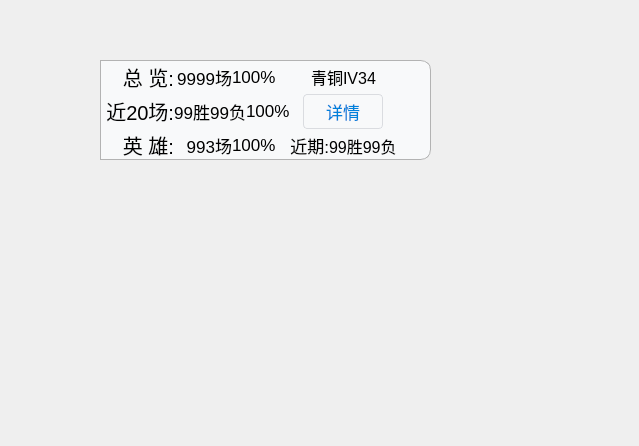
<?xml version="1.0" encoding="UTF-8"?>
<ui version="4.0">
 <class>form</class>
 <widget class="QWidget" name="form">
  <property name="geometry">
   <rect>
    <x>0</x>
    <y>0</y>
    <width>639</width>
    <height>446</height>
   </rect>
  </property>
  <property name="maximumSize">
   <size>
    <width>16777215</width>
    <height>100333</height>
   </size>
  </property>
  <property name="windowTitle">
   <string>Form</string>
  </property>
  <property name="styleSheet">
   <string notr="true"/>
  </property>
  <widget class="QWidget" name="summoner" native="true">
   <property name="geometry">
    <rect>
     <x>100</x>
     <y>60</y>
     <width>331</width>
     <height>100</height>
    </rect>
   </property>
   <property name="maximumSize">
    <size>
     <width>16777215</width>
     <height>100</height>
    </size>
   </property>
   <property name="styleSheet">
    <string notr="true">QWidget#summoner{
background-color:rgb(248, 249, 250);
border: 1px solid rgb(179, 179, 179) ;
border-style:solid;
border-bottom-right-radius:10px;
border-top-right-radius:10px;
}</string>
   </property>
   <widget class="QWidget" name="layoutWidget">
    <property name="geometry">
     <rect>
      <x>0</x>
      <y>0</y>
      <width>321</width>
      <height>102</height>
     </rect>
    </property>
    <layout class="QHBoxLayout" name="horizontalLayout_5">
     <property name="spacing">
      <number>0</number>
     </property>
     <property name="rightMargin">
      <number>0</number>
     </property>
     <item>
      <layout class="QVBoxLayout" name="verticalLayout">
       <property name="spacing">
        <number>0</number>
       </property>
       <property name="leftMargin">
        <number>6</number>
       </property>
       <item>
        <widget class="QLabel" name="label_2">
         <property name="font">
          <font>
           <pointsize>15</pointsize>
          </font>
         </property>
         <property name="text">
          <string>总 览:</string>
         </property>
         <property name="alignment">
          <set>Qt::AlignRight|Qt::AlignTrailing|Qt::AlignVCenter</set>
         </property>
        </widget>
       </item>
       <item>
        <widget class="QLabel" name="recently">
         <property name="font">
          <font>
           <pointsize>15</pointsize>
          </font>
         </property>
         <property name="text">
          <string>近20场:</string>
         </property>
         <property name="alignment">
          <set>Qt::AlignRight|Qt::AlignTrailing|Qt::AlignVCenter</set>
         </property>
        </widget>
       </item>
       <item>
        <widget class="QLabel" name="label_3">
         <property name="font">
          <font>
           <pointsize>15</pointsize>
          </font>
         </property>
         <property name="text">
          <string>英 雄:</string>
         </property>
         <property name="alignment">
          <set>Qt::AlignRight|Qt::AlignTrailing|Qt::AlignVCenter</set>
         </property>
        </widget>
       </item>
      </layout>
     </item>
     <item>
      <layout class="QVBoxLayout" name="verticalLayout_2">
       <property name="spacing">
        <number>0</number>
       </property>
       <property name="rightMargin">
        <number>0</number>
       </property>
       <item>
        <layout class="QHBoxLayout" name="horizontalLayout">
         <property name="spacing">
          <number>0</number>
         </property>
         <property name="rightMargin">
          <number>0</number>
         </property>
         <item>
          <widget class="QLabel" name="total_number">
           <property name="font">
            <font>
             <pointsize>13</pointsize>
            </font>
           </property>
           <property name="text">
            <string>9999场</string>
           </property>
           <property name="alignment">
            <set>Qt::AlignRight|Qt::AlignTrailing|Qt::AlignVCenter</set>
           </property>
          </widget>
         </item>
         <item>
          <widget class="QLabel" name="total_rate">
           <property name="font">
            <font>
             <pointsize>13</pointsize>
            </font>
           </property>
           <property name="text">
            <string>100%</string>
           </property>
          </widget>
         </item>
        </layout>
       </item>
       <item>
        <layout class="QHBoxLayout" name="horizontalLayout_2">
         <property name="spacing">
          <number>0</number>
         </property>
         <item>
          <widget class="QLabel" name="recently_worl">
           <property name="font">
            <font>
             <pointsize>13</pointsize>
            </font>
           </property>
           <property name="text">
            <string>99胜99负</string>
           </property>
           <property name="alignment">
            <set>Qt::AlignRight|Qt::AlignTrailing|Qt::AlignVCenter</set>
           </property>
          </widget>
         </item>
         <item>
          <widget class="QLabel" name="recently_rate">
           <property name="font">
            <font>
             <pointsize>13</pointsize>
            </font>
           </property>
           <property name="text">
            <string>100%</string>
           </property>
          </widget>
         </item>
        </layout>
       </item>
       <item>
        <layout class="QHBoxLayout" name="horizontalLayout_3">
         <property name="spacing">
          <number>0</number>
         </property>
         <item>
          <widget class="QLabel" name="hero_number">
           <property name="font">
            <font>
             <pointsize>13</pointsize>
            </font>
           </property>
           <property name="text">
            <string>993场</string>
           </property>
           <property name="alignment">
            <set>Qt::AlignRight|Qt::AlignTrailing|Qt::AlignVCenter</set>
           </property>
          </widget>
         </item>
         <item>
          <widget class="QLabel" name="hero_rate">
           <property name="font">
            <font>
             <pointsize>13</pointsize>
            </font>
           </property>
           <property name="text">
            <string>100%</string>
           </property>
          </widget>
         </item>
        </layout>
       </item>
      </layout>
     </item>
     <item>
      <layout class="QVBoxLayout" name="verticalLayout_3">
       <property name="spacing">
        <number>0</number>
       </property>
       <property name="rightMargin">
        <number>0</number>
       </property>
       <item>
        <widget class="QLabel" name="rank">
         <property name="font">
          <font>
           <pointsize>12</pointsize>
          </font>
         </property>
         <property name="text">
          <string>青铜IV34</string>
         </property>
         <property name="alignment">
          <set>Qt::AlignCenter</set>
         </property>
        </widget>
       </item>
       <item>
        <layout class="QHBoxLayout" name="horizontalLayout_6">
         <property name="spacing">
          <number>0</number>
         </property>
         <item>
          <widget class="QPushButton" name="detail">
           <property name="maximumSize">
            <size>
             <width>80</width>
             <height>16777215</height>
            </size>
           </property>
           <property name="font">
            <font>
             <pointsize>13</pointsize>
            </font>
           </property>
           <property name="styleSheet">
            <string notr="true">
QPushButton {

    color: #0081db;
    border: 1px solid #dadce0;
    padding: 4px 8px;
    border-radius: 4px;
}
QPushButton:!window {
    background: transparent;
}
QPushButton:flat,
QPushButton:default {
    border: none;
    padding: 5px 9px;
}
QPushButton:default {
    color: #f8f9fa;
    background: #0081db;
}
QPushButton:hover,
QPushButton:flat:hover {
    background: rgba(181.000, 202.000, 244.000, 0.333);
}
QPushButton:pressed,
QPushButton:flat:pressed,
QPushButton:checked:pressed,
QPushButton:flat:checked:pressed {
    background: rgba(181.000, 202.000, 244.000, 0.933);
}
QPushButton:checked,
QPushButton:flat:checked {
    background: rgba(181.000, 202.000, 244.000, 0.733);
}
QPushButton:default:hover {
    background: #3781ea;
}
QPushButton:default:pressed {
    background: #6ca1f0;
}
QPushButton:default:disabled {
    background: #dadce0;
}</string>
           </property>
           <property name="text">
            <string>详情</string>
           </property>
          </widget>
         </item>
        </layout>
       </item>
       <item>
        <layout class="QHBoxLayout" name="horizontalLayout_4">
         <property name="spacing">
          <number>0</number>
         </property>
         <item>
          <widget class="QLabel" name="session_value_5">
           <property name="font">
            <font>
             <pointsize>13</pointsize>
            </font>
           </property>
           <property name="text">
            <string>近期:</string>
           </property>
           <property name="alignment">
            <set>Qt::AlignRight|Qt::AlignTrailing|Qt::AlignVCenter</set>
           </property>
          </widget>
         </item>
         <item>
          <widget class="QLabel" name="hero_worl">
           <property name="font">
            <font>
             <pointsize>12</pointsize>
            </font>
           </property>
           <property name="text">
            <string>99胜99负</string>
           </property>
          </widget>
         </item>
        </layout>
       </item>
      </layout>
     </item>
     <item>
      <widget class="QPushButton" name="pushButton">
       <property name="maximumSize">
        <size>
         <width>23</width>
         <height>70</height>
        </size>
       </property>
       <property name="styleSheet">
        <string notr="true">QPushButton {

    color: #0081db;
    border: 0px ;
    border-radius: 4px;
}

QPushButton:!window {
    background: transparent;
}

QPushButton:default {
    color: #f8f9fa;
    background: #0081db;
}
QPushButton:hover,
QPushButton:flat:hover {
    background: rgba(181.000, 202.000, 244.000, 0.333);
}
QPushButton:pressed,
QPushButton:flat:pressed,
QPushButton:checked:pressed,
QPushButton:flat:checked:pressed {
    background: rgba(181.000, 202.000, 244.000, 0.933);
}
QPushButton:checked,
QPushButton:flat:checked {
    background: rgba(181.000, 202.000, 244.000, 0.733);
}
QPushButton:default:hover {
    background: #3781ea;
}
QPushButton:default:pressed {
    background: #6ca1f0;
}
QPushButton:default:disabled {
    background: #dadce0;
}</string>
       </property>
       <property name="text">
        <string/>
       </property>
       <property name="icon">
        <iconset>
         <normaloff>C:/Users/lnori/Desktop/left.png</normaloff>C:/Users/lnori/Desktop/left.png</iconset>
       </property>
       <property name="iconSize">
        <size>
         <width>23</width>
         <height>70</height>
        </size>
       </property>
       <property name="autoRepeatDelay">
        <number>292</number>
       </property>
      </widget>
     </item>
     <item>
      <spacer name="horizontalSpacer">
       <property name="orientation">
        <enum>Qt::Horizontal</enum>
       </property>
       <property name="sizeType">
        <enum>QSizePolicy::Minimum</enum>
       </property>
       <property name="sizeHint" stdset="0">
        <size>
         <width>1</width>
         <height>20</height>
        </size>
       </property>
      </spacer>
     </item>
    </layout>
   </widget>
  </widget>
 </widget>
 <resources/>
 <connections/>
</ui>
